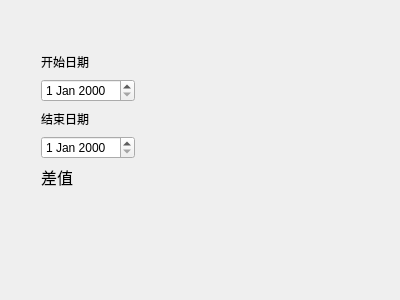
<?xml version="1.0" encoding="UTF-8"?>
<ui version="4.0">
 <class>dateview</class>
 <widget class="QWidget" name="dateview">
  <property name="geometry">
   <rect>
    <x>0</x>
    <y>0</y>
    <width>400</width>
    <height>300</height>
   </rect>
  </property>
  <property name="windowTitle">
   <string>Form</string>
  </property>
  <widget class="QWidget" name="">
   <property name="geometry">
    <rect>
     <x>41</x>
     <y>51</y>
     <width>94</width>
     <height>166</height>
    </rect>
   </property>
   <layout class="QGridLayout" name="gridLayout">
    <item row="0" column="0">
     <layout class="QVBoxLayout" name="verticalLayout">
      <item>
       <widget class="QLabel" name="label">
        <property name="styleSheet">
         <string notr="true">font: 12pt &quot;Arial Unicode MS&quot;;</string>
        </property>
        <property name="text">
         <string>开始日期</string>
        </property>
       </widget>
      </item>
      <item>
       <widget class="QDateEdit" name="date1Edit"/>
      </item>
     </layout>
    </item>
    <item row="1" column="0">
     <layout class="QVBoxLayout" name="verticalLayout_2">
      <item>
       <widget class="QLabel" name="label_2">
        <property name="styleSheet">
         <string notr="true">font: 12pt &quot;Arial Unicode MS&quot;;</string>
        </property>
        <property name="text">
         <string>结束日期</string>
        </property>
       </widget>
      </item>
      <item>
       <widget class="QDateEdit" name="date2Edit"/>
      </item>
     </layout>
    </item>
    <item row="2" column="0">
     <layout class="QVBoxLayout" name="verticalLayout_4">
      <item>
       <layout class="QVBoxLayout" name="verticalLayout_3">
        <item>
         <widget class="QLabel" name="label_3">
          <property name="font">
           <font>
            <family>Agency FB</family>
            <pointsize>12</pointsize>
           </font>
          </property>
          <property name="text">
           <string>差值</string>
          </property>
         </widget>
        </item>
       </layout>
      </item>
      <item>
       <widget class="QLabel" name="outcome">
        <property name="font">
         <font>
          <family>Agency FB</family>
          <pointsize>12</pointsize>
         </font>
        </property>
        <property name="text">
         <string/>
        </property>
       </widget>
      </item>
     </layout>
    </item>
   </layout>
  </widget>
 </widget>
 <resources/>
 <connections/>
</ui>
